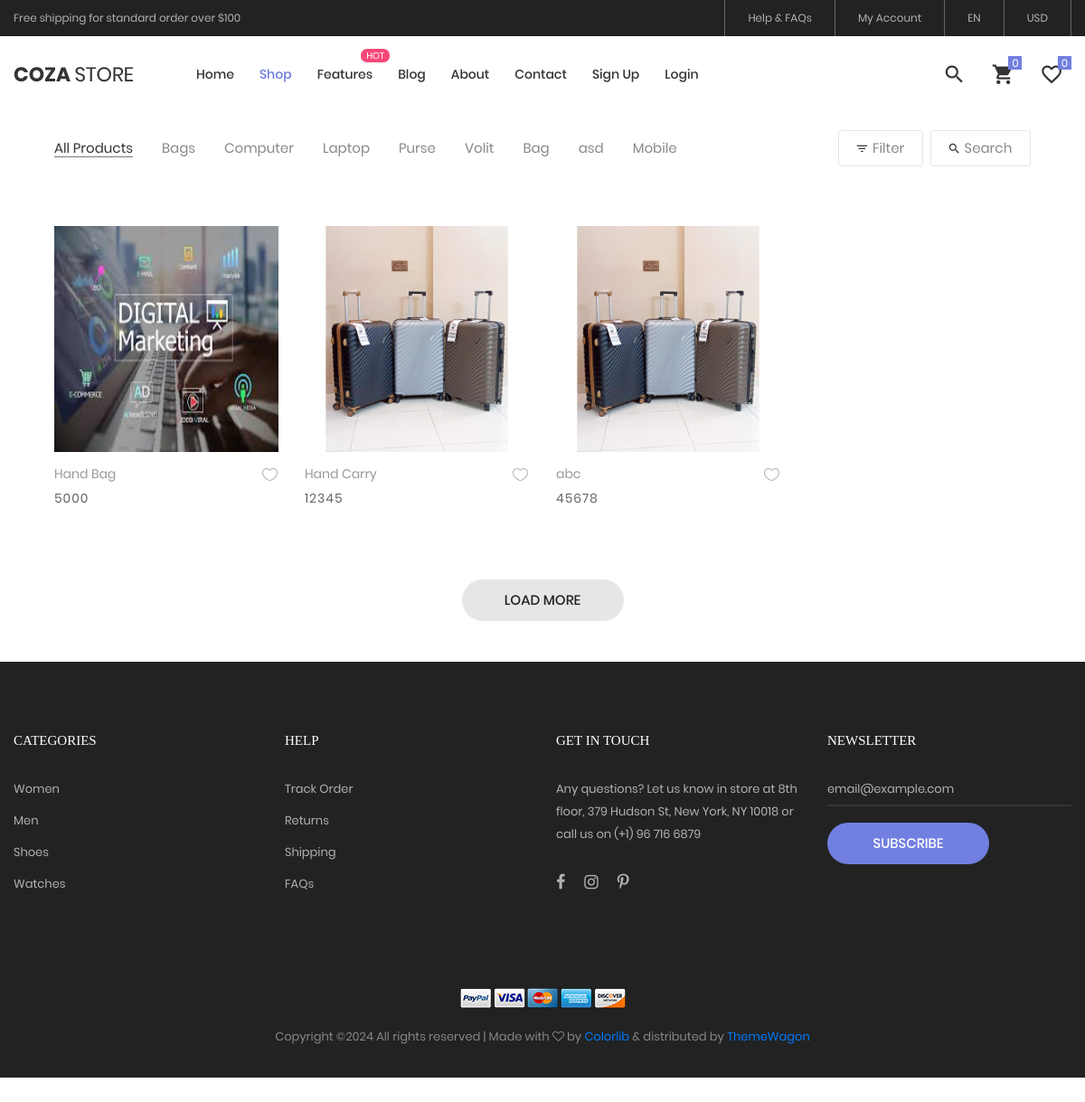
Screenshot of /product.php?id=1 with the database file from the repository.
### tables this page shows
CREATE TABLE `categories` (
  `id` int(11) NOT NULL,
  `Name` varchar(200) DEFAULT NULL,
  `Description` varchar(500) NOT NULL,
  `image` varchar(300) NOT NULL
);

CREATE TABLE `products` (
  `id` int(11) NOT NULL,
  `name` varchar(200) NOT NULL,
  `description` varchar(200) NOT NULL,
  `price` int(11) NOT NULL,
  `quantity` int(11) NOT NULL,
  `image` varchar(500) NOT NULL,
  `catid` int(11) NOT NULL,
  `procid` varchar(200) DEFAULT NULL
);

### product.php (the view, shortened to what this page needs)
<?php
include "query.php";
include "header.php";
?>
	<div class="bg0 m-t-23 p-b-140 mt-5 p-5">
		<div class="container">
			<div class="flex-w flex-sb-m p-b-52">
				<div class="flex-w flex-l-m filter-tope-group m-tb-10">
					<button class="stext-106 cl6 hov1 bor3 trans-04 m-r-32 m-tb-5 how-active1" data-filter="*">
						All Products
					</button>
					<?php
					$query= $pdo->query("select * from categories");
					$allCat = $query->fetchAll(PDO::FETCH_ASSOC);
					foreach($allCat as $cat){
					?>
					<button class="stext-106 cl6 hov1 bor3 trans-04 m-r-32 m-tb-5" data-filter=".<?php echo $cat['id']?>">
						<?php echo $cat['Name'] ?>
					</button>
					<?php
					}
					?>
				</div>
				<div class="flex-w flex-c-m m-tb-10">
					<div class="flex-c-m stext-106 cl6 size-104 bor4 pointer hov-btn3 trans-04 m-r-8 m-tb-4 js-show-filter">
						<i class="icon-filter cl2 m-r-6 fs-15 trans-04 zmdi zmdi-filter-list"></i>
						 Filter
					</div>
					<div class="flex-c-m stext-106 cl6 size-105 bor4 pointer hov-btn3 trans-04 m-tb-4 js-show-search">
						<i class="icon-search cl2 m-r-6 fs-15 trans-04 zmdi zmdi-search"></i>
						Search
					</div>
				</div>
			</div>
			<div class="row isotope-grid">
				<?php
				if(isset($_GET['id'])){
					$categoryid = $_GET['id'];
					$query = $pdo->prepare("select * from products where catid = :cid");
					$query->bindParam(':cid', $categoryid);
					$query->execute();
					$prodata = $query->fetchAll(PDO::FETCH_ASSOC);
					$countProduct = count($prodata);
					if($countProduct>0){
					foreach($prodata as $pdata){
					?>
					<div class="col-sm-6 col-md-4 col-lg-3 p-b-35 isotope-item <?php echo $pdata['catid']?>">
					<div class="block2">
						<div class="block2-pic hov-img0">
							<img height="250px" src="AdminPanel/img/<?php echo $pdata['image'] ?>" alt="IMG-PRODUCT">
						</div>
						<div class="block2-txt flex-w flex-t p-t-14">
							<div class="block2-txt-child1 flex-col-l ">
								<a href="product-detail.php?proid=<?php echo $pdata['id']?>" class="stext-104 cl4 hov-cl1 trans-04 js-name-b2 p-b-6">
									<?php echo $pdata['name'] ?>
								</a>
								<span class="stext-105 cl3">
								<?php echo $pdata['price'] ?>
								</span>
							</div>
							<div class="block2-txt-child2 flex-r p-t-3">
								<a href="#" class="btn-addwish-b2 dis-block pos-relative js-addwish-b2">
									<img class="icon-heart1 dis-block trans-04" src="images/icons/icon-heart-01.png" alt="ICON">
								</a>
							</div>
						</div>
					</div>
				</div>
				<?php
					}
					}
					}
				?>
			</div>
			<div class="flex-c-m flex-w w-full p-t-45">
				<a href="#" class="flex-c-m stext-101 cl5 size-103 bg2 bor1 hov-btn1 p-lr-15 trans-04">
					Load More
				</a>
			</div>
		</div>
	</div>
<?php
include "footer.php";
?>

### css/main.css (style rules this page uses)
.container { max-width: 1380px; }
@media (max-width: 1600px) { .container { max-width: 1200px; } }
.block2-pic { position: relative; }
.block2-txt-child1 { width: calc(100% - 30px); }
.block2-txt-child2 { width: 30px; }
.cl2 { color: #333; }
.cl3 { color: #666; }
.cl4 { color: #999; }
.cl5 { color: #222; }
.cl6 { color: #888; }
.stext-101 { font-family: Poppins-Medium; font-size: 15px; line-height: 1.466667; text-transform: uppercase; }
.stext-104 { font-family: Poppins-Regular; font-size: 14px; line-height: 1.466667; }
.stext-105 { font-family: Poppins-Regular; font-size: 14px; line-height: 1.466667; letter-spacing: 1px; }
.stext-106 { font-family: Poppins-Regular; font-size: 15px; line-height: 1.2; }
.size-103 { min-width: 179px; height: 46px; }
.size-104 { min-width: 94px; height: 40px; }
.size-105 { min-width: 111px; height: 40px; }
.bg0 { background-color: #fff; }
.bg2 { background-color: #e6e6e6; }
.bor1 { border-radius: 23px; }
.bor3 { border-bottom: 1px solid transparent; }
.bor4 { border: 1px solid #e6e6e6; border-radius: 3px; }
.how-active1 { color: #333; border-color: #797979; }
.hov-img0 { display: block; overflow: hidden; }
.hov-img0 img { width: 100%; -webkit-transition: transform 0.9s ease; -o-transition: transform 0.9s ease; -moz-transition: transform 0.9s ease; transition: transform 0.9s ease; }

### rows the page displays
categories: Name "Bags"
categories: Name "Computer"
categories: Name "Laptop"
categories: Name "Purse"
categories: Name "Volit"
categories: Name "Bag"
categories: Name "asd"
categories: Name "Mobile"
products: image (picture), name "Hand Bag", price "5000"
products: image (picture), name "Hand Carry", price "12345"
products: image (picture), name "abc", price "45678"
